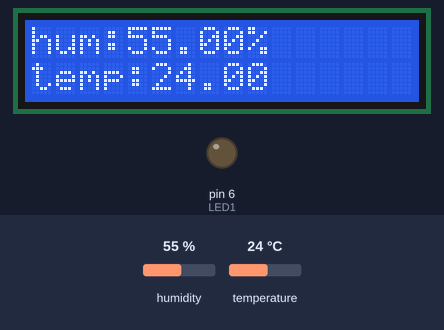
Bench run of a sketch on a simulated Arduino Uno, built with avr-gcc and run on an emulated ATmega328P. Parts: 16×2 character LCD, output pins drawn as LEDs (lit = HIGH). The inputs (shaded band) are chosen by the test bench; at power-on: humidity 55 %, temperature 24 °C.

Above: at 2.6 s.
2.7 s: humidity set to 68 %
At 4.5 s:
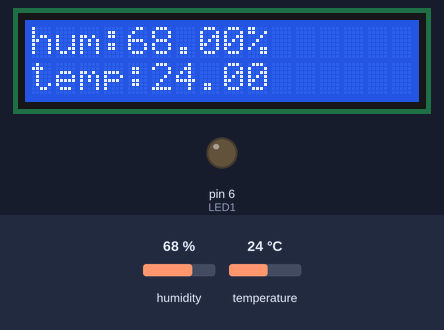
5.7 s: humidity set to 71 %
At 7.0 s:
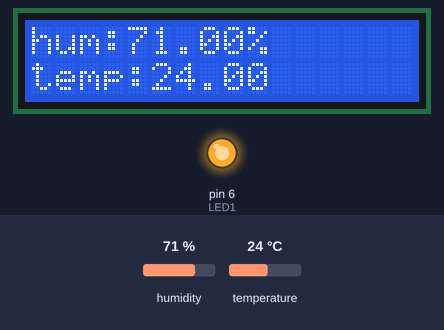
8.7 s: temperature set to 12 °C
At 10.8 s:
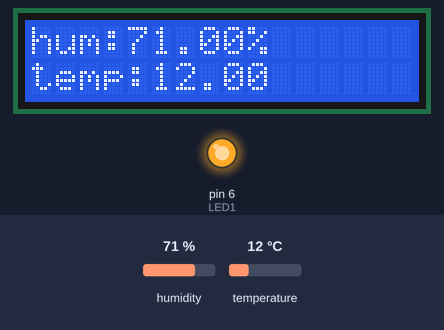
11.7 s: temperature set to 19 °C
At 13.4 s:
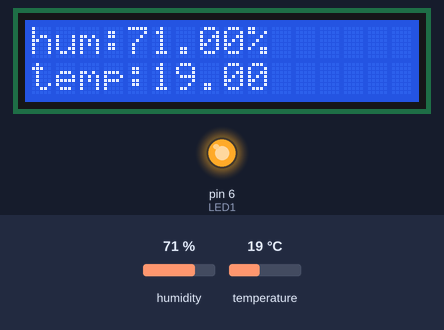
Timing chart, 0 to 14.9 s (numbered marks = the images above; inputs shaded):
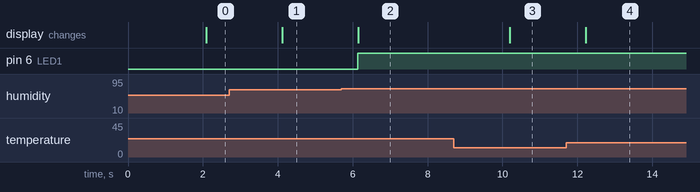

The sketch:

temerature_sensor_humidity.ino
```cpp
#include <DHT.h>
#include <DHT_U.h>
#include<LiquidCrystal.h>
const int LED1 = 6;


DHT dht(9,DHT11);
LiquidCrystal lcd(12, 11, 5, 4, 3, 2);

void setup() {
  // put your setup code here, to run once:
//Serial.begin(9600);
lcd.begin(16, 2);
dht.begin();
Serial.begin(9600);
pinMode(LED1 , OUTPUT);


}

void loop() {
  // put your main code here, to run repeatedly:
//lcd.clear();
  delay(2000);
  float h = dht.readHumidity();
  float t = dht.readTemperature();
  if ( dht.readHumidity() >= 70 )
  {
    digitalWrite(LED1, HIGH);
  }
  else
  {
    digitalWrite(LED1, LOW);
  }

  lcd.setCursor(0,0);
  lcd.print("hum:");
  lcd.print(h);
  lcd.print("% ");
  lcd.setCursor(0,1);
  lcd.print("temp:");
  lcd.print(t);


//   lcd.clear();


}
```

Measured:
- the behaviour switches between 69 and 70 % on humidity (found by bisection; images 1 and 2)
- after the input at 2.7 s, the display: changes after 1.4 s (image 1)
- after the input at 5.7 s, pin 6 (LED1): LOW → HIGH after 0.44 s; the display: changes after 0.44 s (image 2)
- after the input at 8.7 s, the display: changes after 1.5 s (image 3)
- after the input at 11.7 s, the display: changes after 0.52 s (image 4)
